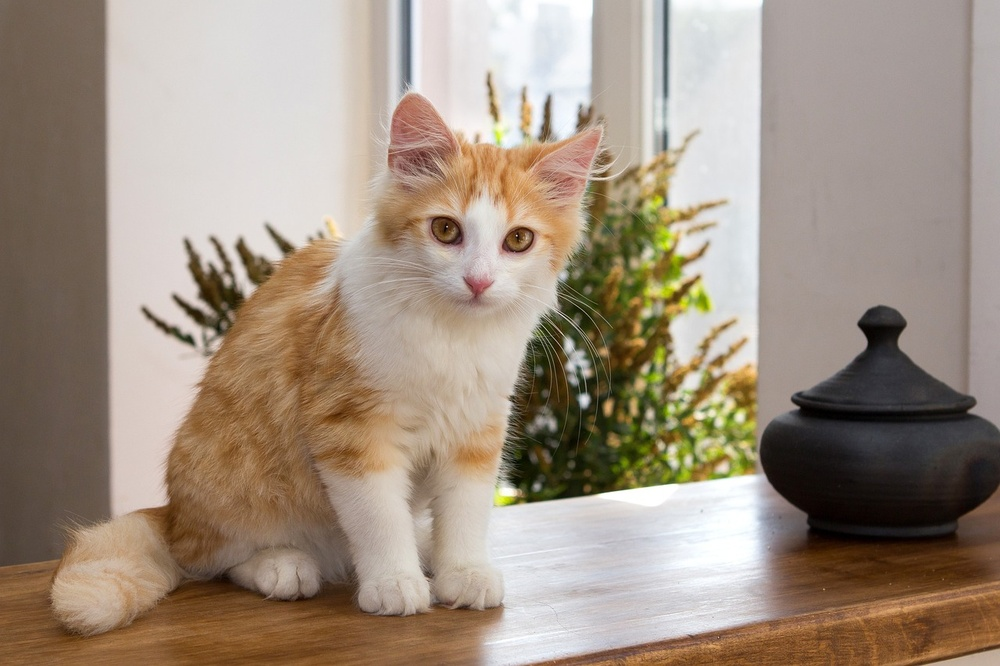
#> input picture HM18/HM18/cat.jpg, 1000 x 666 px, shrunk from 1280 x 853 before the run
$ python HM18_1.py
#> lines starting #> are read from the running program, lines starting #| are printed output that depends on the picture

'''
Цифрова обробка зображень: фільтрація

Package                      Version
---------------------------- -----------
opencv-python                3.4.18.65
numpy                        1.23.5
pip                          23.1
matplotlib                   3.6.2

'''

import cv2
import numpy as np
from matplotlib import pyplot as plt


#----------------- 1: Усереднення зображення через згортку ---------
img = cv2.imread('cat.jpg')
#> img is the input picture: shape (666, 1000, 3); mean B, G, R 129.3, 144.7, 160
img_rgb = cv2.cvtColor(img, cv2.COLOR_BGR2RGB)
kernel = np.ones((10, 10), np.float32) /70
#------------------ виклик методу 2D Convolution ------------------
blur1 = cv2.filter2D(img, -1, kernel)
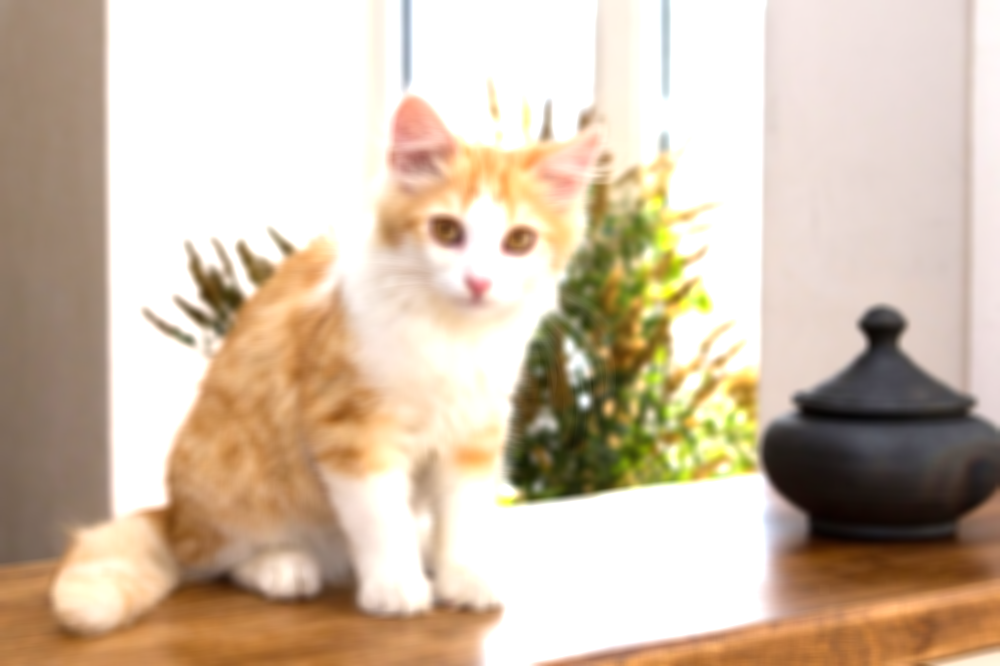
#> blur1: shape (666, 1000, 3); mean B, G, R 170, 190.7, 209
blur1_rgb = cv2.cvtColor(blur1, cv2.COLOR_BGR2RGB)
#-------------- відображення результату ----------------------------
plt.subplot(121), plt.imshow(img_rgb), plt.title('Original')
plt.xticks([]), plt.yticks([])
plt.subplot(122), plt.imshow(blur1_rgb), plt.title('Averaging')
plt.xticks([]), plt.yticks([])
plt.show()
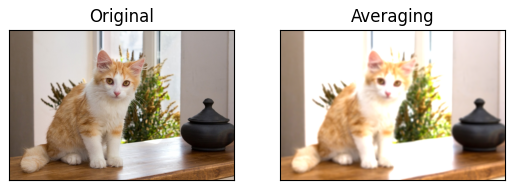
#> figure drawn by matplotlib, 2 panels
cv2.imwrite('cat_filter2D.jpg', blur1)


#---------------- 2: Розмиття через згладжування ------------------
img = cv2.imread('cat.jpg')
img_rgb = cv2.cvtColor(img, cv2.COLOR_BGR2RGB)
#------------------- виклик методу - blur --------------------------
blur2 = cv2.blur(img, (15, 15))
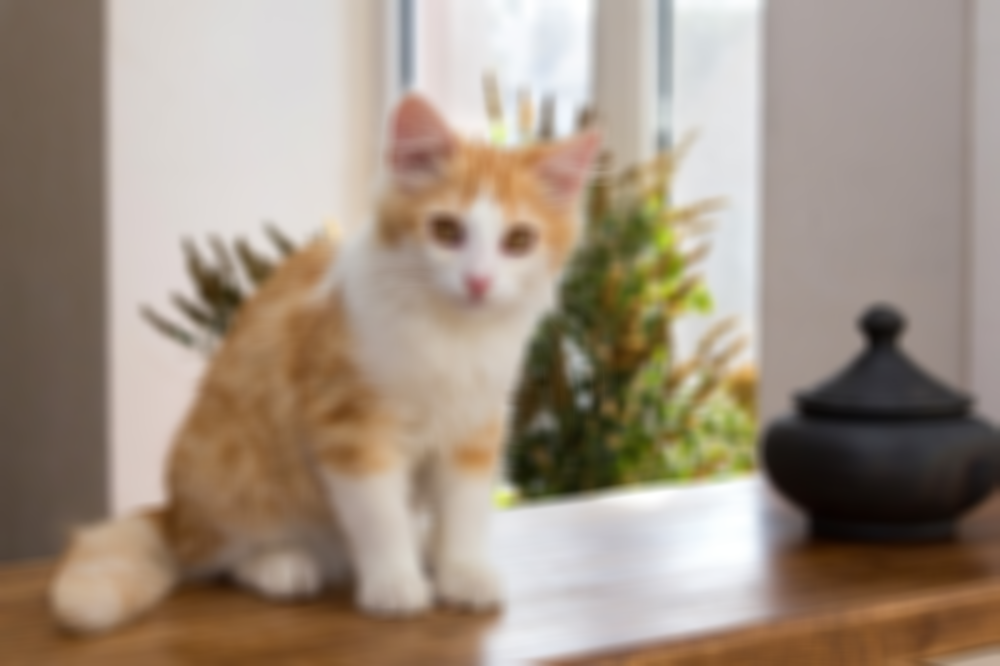
#> blur2: shape (666, 1000, 3); mean B, G, R 129.3, 144.7, 160
blur2_rgb = cv2.cvtColor(blur2, cv2.COLOR_BGR2RGB)
#------------------- відображення результату -----------------------
plt.subplot(121), plt.imshow(img_rgb), plt.title('Original')
plt.xticks([]), plt.yticks([])
plt.subplot(122), plt.imshow(blur2_rgb), plt.title('Blurred')
plt.xticks([]), plt.yticks([])
plt.show()
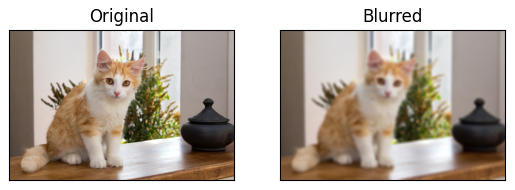
#> figure drawn by matplotlib, 2 panels
cv2.imwrite('cat_blur.jpg', blur2)


#-------------------- 3: Гауссова фільтрація  -----------------------
img = cv2.imread('cat.jpg')
img_rgb = cv2.cvtColor(img, cv2.COLOR_BGR2RGB)
#------------------- виклик методу - GaussianBlur ------------------
blur3 = cv2.GaussianBlur(img, (15, 15), 0)
blur3_rgb = cv2.cvtColor(blur3, cv2.COLOR_BGR2RGB)
#------------------- відображення результату -----------------------
plt.subplot(121), plt.imshow(img_rgb), plt.title('Original')
plt.xticks([]), plt.yticks([])
plt.subplot(122), plt.imshow(blur3_rgb), plt.title('GaussianBlur')
plt.xticks([]), plt.yticks([])
plt.show()
cv2.imwrite('cat_GaussianBlur.jpg', blur3)


#-------------------- 4: Медіанний фільтр  -------------------------
img = cv2.imread('cat.jpg')
img_rgb = cv2.cvtColor(img, cv2.COLOR_BGR2RGB)
#------------------- виклик методу -blur ---------------------------
blur4 = cv2.medianBlur(img, 15)
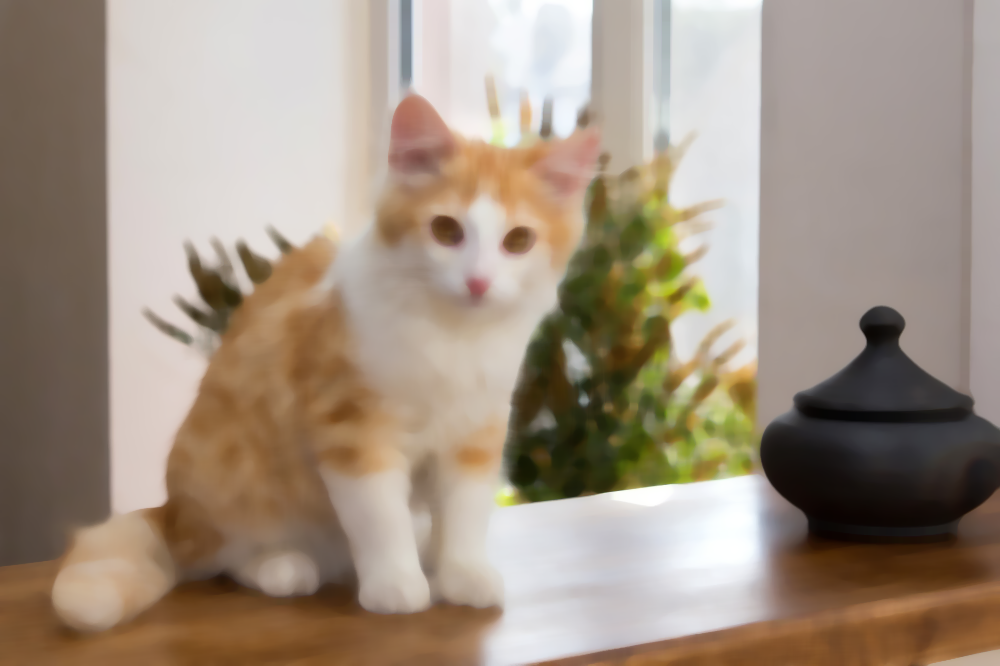
#> blur4: shape (666, 1000, 3); mean B, G, R 129.6, 145.1, 160.4
blur4_rgb = cv2.cvtColor(blur4, cv2.COLOR_BGR2RGB)
#------------------- відображення результату -----------------------
plt.subplot(121), plt.imshow(img_rgb), plt.title('Original')
plt.xticks([]), plt.yticks([])
plt.subplot(122), plt.imshow(blur4_rgb), plt.title('Median Filtering')
plt.xticks([]), plt.yticks([])
plt.show()
cv2.imwrite('cat_medianBlur.jpg', blur4)


#------------------- 5: Двостороння фільтрація ---------------------
img = cv2.imread('cat.jpg')
img_rgb = cv2.cvtColor(img, cv2.COLOR_BGR2RGB)
#------------------- виклик методу -blur ---------------------------
blur5 = cv2.bilateralFilter(img, 20, 50, 50)
blur5_rgb = cv2.cvtColor(blur5, cv2.COLOR_BGR2RGB)
#------------------- відображення результату -----------------------
plt.subplot(121), plt.imshow(img_rgb), plt.title('Original')
plt.xticks([]), plt.yticks([])
plt.subplot(122), plt.imshow(blur5_rgb), plt.title('Bilateral Filtering')
plt.xticks([]), plt.yticks([])
plt.show()
cv2.imwrite('cat_bilateralFilter.jpg', blur5)
